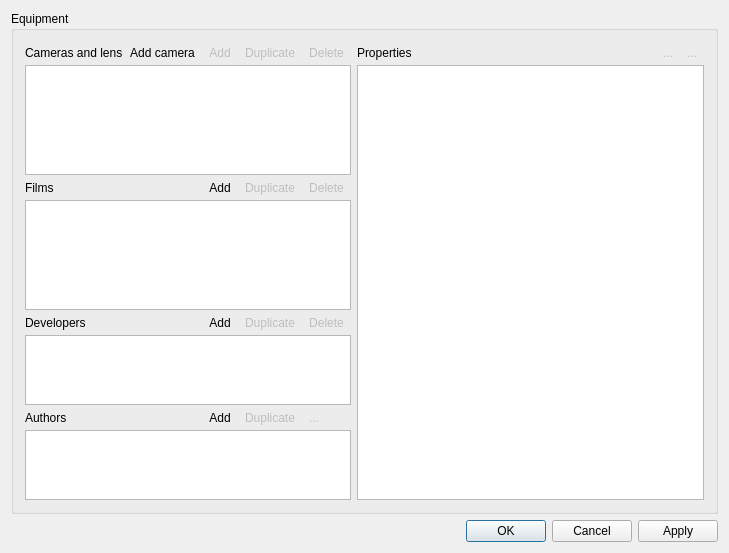
<?xml version="1.0" encoding="UTF-8"?>
<ui version="4.0">
 <class>EditGearClass</class>
 <widget class="QWidget" name="EditGearClass">
  <property name="geometry">
   <rect>
    <x>0</x>
    <y>0</y>
    <width>729</width>
    <height>553</height>
   </rect>
  </property>
  <property name="windowTitle">
   <string>Edit equipment[*]</string>
  </property>
  <property name="windowIcon">
   <iconset resource="analogexif.qrc">
    <normaloff>:/images/icons/camera_edit.png</normaloff>:/images/icons/camera_edit.png</iconset>
  </property>
  <layout class="QVBoxLayout" name="verticalLayout">
   <item>
    <widget class="QGroupBox" name="groupBox">
     <property name="sizePolicy">
      <sizepolicy hsizetype="Preferred" vsizetype="Preferred">
       <horstretch>0</horstretch>
       <verstretch>100</verstretch>
      </sizepolicy>
     </property>
     <property name="title">
      <string>Equipment</string>
     </property>
     <layout class="QHBoxLayout" name="horizontalLayout_2" stretch="30,70">
      <item>
       <layout class="QGridLayout" name="gridLayout" rowstretch="0,30,0,30,0,15,0,15">
        <property name="horizontalSpacing">
         <number>0</number>
        </property>
        <property name="verticalSpacing">
         <number>2</number>
        </property>
        <item row="0" column="0">
         <widget class="QLabel" name="label">
          <property name="text">
           <string>Cameras and lens</string>
          </property>
         </widget>
        </item>
        <item row="1" column="0" colspan="5">
         <widget class="GearTreeView" name="gearView">
          <property name="sizePolicy">
           <sizepolicy hsizetype="Expanding" vsizetype="Expanding">
            <horstretch>0</horstretch>
            <verstretch>60</verstretch>
           </sizepolicy>
          </property>
          <property name="font">
           <font>
            <kerning>true</kerning>
           </font>
          </property>
          <property name="contextMenuPolicy">
           <enum>Qt::CustomContextMenu</enum>
          </property>
          <property name="statusTip">
           <string>Select the equipment to edit</string>
          </property>
          <property name="styleSheet">
           <string notr="true">/* keep selection even when focus is lost */
QTreeView::item:selected:!active{
	selection-color:						palette(highlighted-text);
	selection-background-color:	palette(highlight);
}</string>
          </property>
          <property name="dragEnabled">
           <bool>true</bool>
          </property>
          <property name="dragDropOverwriteMode">
           <bool>false</bool>
          </property>
          <property name="dragDropMode">
           <enum>QAbstractItemView::DragDrop</enum>
          </property>
          <property name="defaultDropAction">
           <enum>Qt::MoveAction</enum>
          </property>
          <property name="alternatingRowColors">
           <bool>true</bool>
          </property>
          <property name="selectionMode">
           <enum>QAbstractItemView::ExtendedSelection</enum>
          </property>
          <property name="uniformRowHeights">
           <bool>true</bool>
          </property>
          <property name="itemsExpandable">
           <bool>true</bool>
          </property>
          <attribute name="headerVisible">
           <bool>false</bool>
          </attribute>
          <attribute name="headerStretchLastSection">
           <bool>true</bool>
          </attribute>
          <attribute name="headerVisible">
           <bool>false</bool>
          </attribute>
          <attribute name="headerStretchLastSection">
           <bool>true</bool>
          </attribute>
         </widget>
        </item>
        <item row="2" column="0">
         <widget class="QLabel" name="label_2">
          <property name="text">
           <string>Films</string>
          </property>
         </widget>
        </item>
        <item row="3" column="0" colspan="5">
         <widget class="GearListView" name="filmView">
          <property name="sizePolicy">
           <sizepolicy hsizetype="Expanding" vsizetype="Expanding">
            <horstretch>0</horstretch>
            <verstretch>40</verstretch>
           </sizepolicy>
          </property>
          <property name="font">
           <font>
            <kerning>true</kerning>
           </font>
          </property>
          <property name="contextMenuPolicy">
           <enum>Qt::CustomContextMenu</enum>
          </property>
          <property name="statusTip">
           <string>Select the film to edit</string>
          </property>
          <property name="styleSheet">
           <string notr="true">/* keep selection even when focus is lost */
QListView::item:selected:!active{
	selection-color:						palette(highlighted-text);
	selection-background-color:	palette(highlight);
}</string>
          </property>
          <property name="dragEnabled">
           <bool>true</bool>
          </property>
          <property name="dragDropMode">
           <enum>QAbstractItemView::DragDrop</enum>
          </property>
          <property name="defaultDropAction">
           <enum>Qt::MoveAction</enum>
          </property>
          <property name="alternatingRowColors">
           <bool>true</bool>
          </property>
         </widget>
        </item>
        <item row="4" column="0">
         <widget class="QLabel" name="label_5">
          <property name="text">
           <string>Developers</string>
          </property>
         </widget>
        </item>
        <item row="5" column="0" colspan="5">
         <widget class="GearListView" name="developerView">
          <property name="font">
           <font>
            <kerning>true</kerning>
           </font>
          </property>
          <property name="contextMenuPolicy">
           <enum>Qt::CustomContextMenu</enum>
          </property>
          <property name="statusTip">
           <string>Select the developer to edit</string>
          </property>
          <property name="styleSheet">
           <string notr="true">/* keep selection even when focus is lost */
QListView::item:selected:!active{
	selection-color:						palette(highlighted-text);
	selection-background-color:	palette(highlight);
}</string>
          </property>
         </widget>
        </item>
        <item row="6" column="0">
         <widget class="QLabel" name="label_4">
          <property name="text">
           <string>Authors</string>
          </property>
         </widget>
        </item>
        <item row="7" column="0" colspan="5">
         <widget class="GearListView" name="authorView">
          <property name="font">
           <font>
            <kerning>true</kerning>
           </font>
          </property>
          <property name="contextMenuPolicy">
           <enum>Qt::CustomContextMenu</enum>
          </property>
          <property name="statusTip">
           <string>Select the author to edit</string>
          </property>
          <property name="styleSheet">
           <string notr="true">/* keep selection even when focus is lost */
QListView::item:selected:!active{
	selection-color:						palette(highlighted-text);
	selection-background-color:	palette(highlight);
}</string>
          </property>
         </widget>
        </item>
        <item row="6" column="4">
         <widget class="QToolButton" name="delAuthorBtn">
          <property name="enabled">
           <bool>false</bool>
          </property>
          <property name="toolTip">
           <string>Delete selected author(s)</string>
          </property>
          <property name="statusTip">
           <string>Delete selected author(s)</string>
          </property>
          <property name="text">
           <string>...</string>
          </property>
          <property name="icon">
           <iconset resource="analogexif.qrc">
            <normaloff>:/images/icons/delete.png</normaloff>:/images/icons/delete.png</iconset>
          </property>
          <property name="autoRaise">
           <bool>true</bool>
          </property>
         </widget>
        </item>
        <item row="6" column="2">
         <widget class="QToolButton" name="addAuthorBtn">
          <property name="toolTip">
           <string>Add new author</string>
          </property>
          <property name="statusTip">
           <string>Add new author</string>
          </property>
          <property name="text">
           <string>Add</string>
          </property>
          <property name="icon">
           <iconset resource="analogexif.qrc">
            <normaloff>:/images/icons/add.png</normaloff>:/images/icons/add.png</iconset>
          </property>
          <property name="autoRaise">
           <bool>true</bool>
          </property>
         </widget>
        </item>
        <item row="4" column="2">
         <widget class="QToolButton" name="addDevBtn">
          <property name="toolTip">
           <string>Add new developer</string>
          </property>
          <property name="statusTip">
           <string>Add new developer</string>
          </property>
          <property name="text">
           <string>Add</string>
          </property>
          <property name="icon">
           <iconset resource="analogexif.qrc">
            <normaloff>:/images/icons/add.png</normaloff>:/images/icons/add.png</iconset>
          </property>
          <property name="autoRaise">
           <bool>true</bool>
          </property>
         </widget>
        </item>
        <item row="4" column="4">
         <widget class="QToolButton" name="delDevBtn">
          <property name="enabled">
           <bool>false</bool>
          </property>
          <property name="toolTip">
           <string>Delete selected developer(s)</string>
          </property>
          <property name="statusTip">
           <string>Delete selected developer(s)</string>
          </property>
          <property name="text">
           <string>Delete</string>
          </property>
          <property name="icon">
           <iconset resource="analogexif.qrc">
            <normaloff>:/images/icons/delete.png</normaloff>:/images/icons/delete.png</iconset>
          </property>
          <property name="autoRaise">
           <bool>true</bool>
          </property>
         </widget>
        </item>
        <item row="2" column="2">
         <widget class="QToolButton" name="addFilmBtn">
          <property name="toolTip">
           <string>Add new film</string>
          </property>
          <property name="statusTip">
           <string>Add new film</string>
          </property>
          <property name="text">
           <string>Add</string>
          </property>
          <property name="icon">
           <iconset resource="analogexif.qrc">
            <normaloff>:/images/icons/add.png</normaloff>:/images/icons/add.png</iconset>
          </property>
          <property name="autoRaise">
           <bool>true</bool>
          </property>
         </widget>
        </item>
        <item row="2" column="4">
         <widget class="QToolButton" name="delFilmBtn">
          <property name="enabled">
           <bool>false</bool>
          </property>
          <property name="toolTip">
           <string>Delete selected film(s)</string>
          </property>
          <property name="statusTip">
           <string>Delete selected film(s)</string>
          </property>
          <property name="text">
           <string>Delete</string>
          </property>
          <property name="icon">
           <iconset resource="analogexif.qrc">
            <normaloff>:/images/icons/delete.png</normaloff>:/images/icons/delete.png</iconset>
          </property>
          <property name="autoRaise">
           <bool>true</bool>
          </property>
         </widget>
        </item>
        <item row="0" column="2">
         <widget class="QToolButton" name="addLensBtn">
          <property name="enabled">
           <bool>false</bool>
          </property>
          <property name="toolTip">
           <string>Add new lens</string>
          </property>
          <property name="statusTip">
           <string>Add new lens</string>
          </property>
          <property name="text">
           <string>Add</string>
          </property>
          <property name="icon">
           <iconset resource="analogexif.qrc">
            <normaloff>:/images/icons/add.png</normaloff>:/images/icons/add.png</iconset>
          </property>
          <property name="autoRaise">
           <bool>true</bool>
          </property>
         </widget>
        </item>
        <item row="0" column="4">
         <widget class="QToolButton" name="delGearBtn">
          <property name="enabled">
           <bool>false</bool>
          </property>
          <property name="toolTip">
           <string>Delete selected equipment</string>
          </property>
          <property name="statusTip">
           <string>Delete selected equipment</string>
          </property>
          <property name="text">
           <string>Delete</string>
          </property>
          <property name="icon">
           <iconset resource="analogexif.qrc">
            <normaloff>:/images/icons/delete.png</normaloff>:/images/icons/delete.png</iconset>
          </property>
          <property name="autoRaise">
           <bool>true</bool>
          </property>
         </widget>
        </item>
        <item row="0" column="1">
         <widget class="QToolButton" name="addCameraBtn">
          <property name="toolTip">
           <string>Add new camera body</string>
          </property>
          <property name="statusTip">
           <string>Add new camera body</string>
          </property>
          <property name="text">
           <string>Add camera</string>
          </property>
          <property name="icon">
           <iconset resource="analogexif.qrc">
            <normaloff>:/images/icons/camera_add.png</normaloff>:/images/icons/camera_add.png</iconset>
          </property>
          <property name="autoRaise">
           <bool>true</bool>
          </property>
         </widget>
        </item>
        <item row="0" column="3">
         <widget class="QToolButton" name="dupGearBtn">
          <property name="enabled">
           <bool>false</bool>
          </property>
          <property name="toolTip">
           <string>Duplicate selected equipment</string>
          </property>
          <property name="statusTip">
           <string>Duplicate selected equipment</string>
          </property>
          <property name="text">
           <string>Duplicate</string>
          </property>
          <property name="icon">
           <iconset resource="analogexif.qrc">
            <normaloff>:/images/icons/page_copy.png</normaloff>:/images/icons/page_copy.png</iconset>
          </property>
          <property name="autoRaise">
           <bool>true</bool>
          </property>
         </widget>
        </item>
        <item row="2" column="3">
         <widget class="QToolButton" name="dupFilmBtn">
          <property name="enabled">
           <bool>false</bool>
          </property>
          <property name="toolTip">
           <string>Duplicate selected film(s)</string>
          </property>
          <property name="statusTip">
           <string>Duplicate selected film(s)</string>
          </property>
          <property name="text">
           <string>Duplicate</string>
          </property>
          <property name="icon">
           <iconset resource="analogexif.qrc">
            <normaloff>:/images/icons/page_copy.png</normaloff>:/images/icons/page_copy.png</iconset>
          </property>
          <property name="autoRaise">
           <bool>true</bool>
          </property>
         </widget>
        </item>
        <item row="4" column="3">
         <widget class="QToolButton" name="dupDevBtn">
          <property name="enabled">
           <bool>false</bool>
          </property>
          <property name="toolTip">
           <string>Duplicate selected developer(s)</string>
          </property>
          <property name="statusTip">
           <string>Duplicate selected developer(s)</string>
          </property>
          <property name="text">
           <string>Duplicate</string>
          </property>
          <property name="icon">
           <iconset resource="analogexif.qrc">
            <normaloff>:/images/icons/page_copy.png</normaloff>:/images/icons/page_copy.png</iconset>
          </property>
          <property name="autoRaise">
           <bool>true</bool>
          </property>
         </widget>
        </item>
        <item row="6" column="3">
         <widget class="QToolButton" name="dupAuthorBtn">
          <property name="enabled">
           <bool>false</bool>
          </property>
          <property name="toolTip">
           <string>Duplicate selected author(s)</string>
          </property>
          <property name="statusTip">
           <string>Duplicate selected author(s)</string>
          </property>
          <property name="text">
           <string>Duplicate</string>
          </property>
          <property name="icon">
           <iconset resource="analogexif.qrc">
            <normaloff>:/images/icons/page_copy.png</normaloff>:/images/icons/page_copy.png</iconset>
          </property>
          <property name="autoRaise">
           <bool>true</bool>
          </property>
          <property name="arrowType">
           <enum>Qt::NoArrow</enum>
          </property>
         </widget>
        </item>
       </layout>
      </item>
      <item>
       <layout class="QGridLayout" name="gridLayout_2" columnstretch="0,0,0,0">
        <property name="horizontalSpacing">
         <number>0</number>
        </property>
        <property name="verticalSpacing">
         <number>2</number>
        </property>
        <item row="0" column="0">
         <widget class="QLabel" name="label_3">
          <property name="text">
           <string>Properties</string>
          </property>
         </widget>
        </item>
        <item row="1" column="0" colspan="4">
         <widget class="GearTableView" name="metadataView">
          <property name="sizePolicy">
           <sizepolicy hsizetype="Expanding" vsizetype="Expanding">
            <horstretch>0</horstretch>
            <verstretch>0</verstretch>
           </sizepolicy>
          </property>
          <property name="font">
           <font>
            <kerning>true</kerning>
           </font>
          </property>
          <property name="contextMenuPolicy">
           <enum>Qt::CustomContextMenu</enum>
          </property>
          <property name="showDropIndicator" stdset="0">
           <bool>false</bool>
          </property>
          <property name="alternatingRowColors">
           <bool>true</bool>
          </property>
          <property name="selectionMode">
           <enum>QAbstractItemView::ExtendedSelection</enum>
          </property>
          <property name="selectionBehavior">
           <enum>QAbstractItemView::SelectRows</enum>
          </property>
          <property name="showGrid">
           <bool>false</bool>
          </property>
          <property name="gridStyle">
           <enum>Qt::SolidLine</enum>
          </property>
          <property name="wordWrap">
           <bool>false</bool>
          </property>
          <attribute name="horizontalHeaderVisible">
           <bool>false</bool>
          </attribute>
          <attribute name="horizontalHeaderDefaultSectionSize">
           <number>150</number>
          </attribute>
          <attribute name="horizontalHeaderHighlightSections">
           <bool>false</bool>
          </attribute>
          <attribute name="horizontalHeaderMinimumSectionSize">
           <number>150</number>
          </attribute>
          <attribute name="horizontalHeaderStretchLastSection">
           <bool>true</bool>
          </attribute>
          <attribute name="verticalHeaderVisible">
           <bool>false</bool>
          </attribute>
          <attribute name="verticalHeaderCascadingSectionResizes">
           <bool>false</bool>
          </attribute>
          <attribute name="verticalHeaderDefaultSectionSize">
           <number>13</number>
          </attribute>
          <attribute name="verticalHeaderMinimumSectionSize">
           <number>13</number>
          </attribute>
          <attribute name="verticalHeaderVisible">
           <bool>false</bool>
          </attribute>
          <attribute name="verticalHeaderDefaultSectionSize">
           <number>13</number>
          </attribute>
          <attribute name="horizontalHeaderStretchLastSection">
           <bool>true</bool>
          </attribute>
          <attribute name="horizontalHeaderVisible">
           <bool>false</bool>
          </attribute>
          <attribute name="verticalHeaderCascadingSectionResizes">
           <bool>false</bool>
          </attribute>
          <attribute name="horizontalHeaderMinimumSectionSize">
           <number>150</number>
          </attribute>
          <attribute name="verticalHeaderMinimumSectionSize">
           <number>13</number>
          </attribute>
          <attribute name="horizontalHeaderHighlightSections">
           <bool>false</bool>
          </attribute>
          <attribute name="horizontalHeaderDefaultSectionSize">
           <number>150</number>
          </attribute>
         </widget>
        </item>
        <item row="0" column="3">
         <widget class="QToolButton" name="delTagBtn">
          <property name="enabled">
           <bool>false</bool>
          </property>
          <property name="toolTip">
           <string>Delete meta tag</string>
          </property>
          <property name="text">
           <string>...</string>
          </property>
          <property name="icon">
           <iconset resource="analogexif.qrc">
            <normaloff>:/images/icons/delete.png</normaloff>:/images/icons/delete.png</iconset>
          </property>
          <property name="autoRaise">
           <bool>true</bool>
          </property>
         </widget>
        </item>
        <item row="0" column="2">
         <widget class="QToolButton" name="addTagBtn">
          <property name="enabled">
           <bool>false</bool>
          </property>
          <property name="toolTip">
           <string>Add new meta tag</string>
          </property>
          <property name="text">
           <string>...</string>
          </property>
          <property name="icon">
           <iconset resource="analogexif.qrc">
            <normaloff>:/images/icons/add.png</normaloff>:/images/icons/add.png</iconset>
          </property>
          <property name="autoRaise">
           <bool>true</bool>
          </property>
         </widget>
        </item>
       </layout>
      </item>
     </layout>
    </widget>
   </item>
   <item>
    <layout class="QHBoxLayout" name="horizontalLayout">
     <item>
      <spacer name="horizontalSpacer">
       <property name="orientation">
        <enum>Qt::Horizontal</enum>
       </property>
       <property name="sizeHint" stdset="0">
        <size>
         <width>40</width>
         <height>20</height>
        </size>
       </property>
      </spacer>
     </item>
     <item>
      <widget class="QDialogButtonBox" name="buttonBox">
       <property name="standardButtons">
        <set>QDialogButtonBox::Apply|QDialogButtonBox::Cancel|QDialogButtonBox::Ok</set>
       </property>
      </widget>
     </item>
    </layout>
   </item>
  </layout>
  <action name="actionAdd_new_camera_body">
   <property name="text">
    <string>Add new camera body</string>
   </property>
  </action>
  <action name="actionAdd_new_camera_lens">
   <property name="text">
    <string>Add new camera lens</string>
   </property>
  </action>
  <action name="actionAdd_new_film">
   <property name="text">
    <string>Add new film</string>
   </property>
  </action>
  <action name="actionDuplicate">
   <property name="text">
    <string>Duplicate...</string>
   </property>
  </action>
  <action name="actionDelete">
   <property name="text">
    <string>Delete</string>
   </property>
   <property name="shortcut">
    <string>Del</string>
   </property>
  </action>
  <action name="actionAdd_new_developer">
   <property name="text">
    <string>Add new developer</string>
   </property>
  </action>
  <action name="actionAdd_new_author">
   <property name="text">
    <string>Add new author</string>
   </property>
  </action>
  <action name="actionAdd_new_meta_tag">
   <property name="enabled">
    <bool>false</bool>
   </property>
   <property name="text">
    <string>Add new meta tag</string>
   </property>
  </action>
  <action name="actionDelete_meta_tag">
   <property name="enabled">
    <bool>false</bool>
   </property>
   <property name="text">
    <string>Delete meta tag</string>
   </property>
  </action>
 </widget>
 <layoutdefault spacing="6" margin="11"/>
 <customwidgets>
  <customwidget>
   <class>GearListView</class>
   <extends>QListView</extends>
   <header>gearlistview.h</header>
  </customwidget>
  <customwidget>
   <class>GearTreeView</class>
   <extends>QTreeView</extends>
   <header>geartreeview.h</header>
  </customwidget>
  <customwidget>
   <class>GearTableView</class>
   <extends>QTableView</extends>
   <header>geartableview.h</header>
  </customwidget>
 </customwidgets>
 <tabstops>
  <tabstop>gearView</tabstop>
  <tabstop>filmView</tabstop>
  <tabstop>developerView</tabstop>
  <tabstop>authorView</tabstop>
  <tabstop>metadataView</tabstop>
  <tabstop>addCameraBtn</tabstop>
  <tabstop>addLensBtn</tabstop>
  <tabstop>dupGearBtn</tabstop>
  <tabstop>delGearBtn</tabstop>
  <tabstop>addFilmBtn</tabstop>
  <tabstop>dupFilmBtn</tabstop>
  <tabstop>delFilmBtn</tabstop>
  <tabstop>addDevBtn</tabstop>
  <tabstop>dupDevBtn</tabstop>
  <tabstop>delDevBtn</tabstop>
  <tabstop>addAuthorBtn</tabstop>
  <tabstop>dupAuthorBtn</tabstop>
  <tabstop>delAuthorBtn</tabstop>
  <tabstop>addTagBtn</tabstop>
  <tabstop>delTagBtn</tabstop>
 </tabstops>
 <resources>
  <include location="analogexif.qrc"/>
 </resources>
 <connections>
  <connection>
   <sender>addFilmBtn</sender>
   <signal>clicked()</signal>
   <receiver>actionAdd_new_film</receiver>
   <slot>trigger()</slot>
   <hints>
    <hint type="sourcelabel">
     <x>189</x>
     <y>191</y>
    </hint>
    <hint type="destinationlabel">
     <x>-1</x>
     <y>-1</y>
    </hint>
   </hints>
  </connection>
  <connection>
   <sender>addDevBtn</sender>
   <signal>clicked()</signal>
   <receiver>actionAdd_new_developer</receiver>
   <slot>trigger()</slot>
   <hints>
    <hint type="sourcelabel">
     <x>189</x>
     <y>340</y>
    </hint>
    <hint type="destinationlabel">
     <x>-1</x>
     <y>-1</y>
    </hint>
   </hints>
  </connection>
  <connection>
   <sender>addAuthorBtn</sender>
   <signal>clicked()</signal>
   <receiver>actionAdd_new_author</receiver>
   <slot>trigger()</slot>
   <hints>
    <hint type="sourcelabel">
     <x>189</x>
     <y>427</y>
    </hint>
    <hint type="destinationlabel">
     <x>-1</x>
     <y>-1</y>
    </hint>
   </hints>
  </connection>
  <connection>
   <sender>addCameraBtn</sender>
   <signal>clicked()</signal>
   <receiver>actionAdd_new_camera_body</receiver>
   <slot>trigger()</slot>
   <hints>
    <hint type="sourcelabel">
     <x>166</x>
     <y>43</y>
    </hint>
    <hint type="destinationlabel">
     <x>-1</x>
     <y>-1</y>
    </hint>
   </hints>
  </connection>
  <connection>
   <sender>delTagBtn</sender>
   <signal>clicked()</signal>
   <receiver>actionDelete_meta_tag</receiver>
   <slot>trigger()</slot>
   <hints>
    <hint type="sourcelabel">
     <x>697</x>
     <y>43</y>
    </hint>
    <hint type="destinationlabel">
     <x>-1</x>
     <y>-1</y>
    </hint>
   </hints>
  </connection>
 </connections>
</ui>
